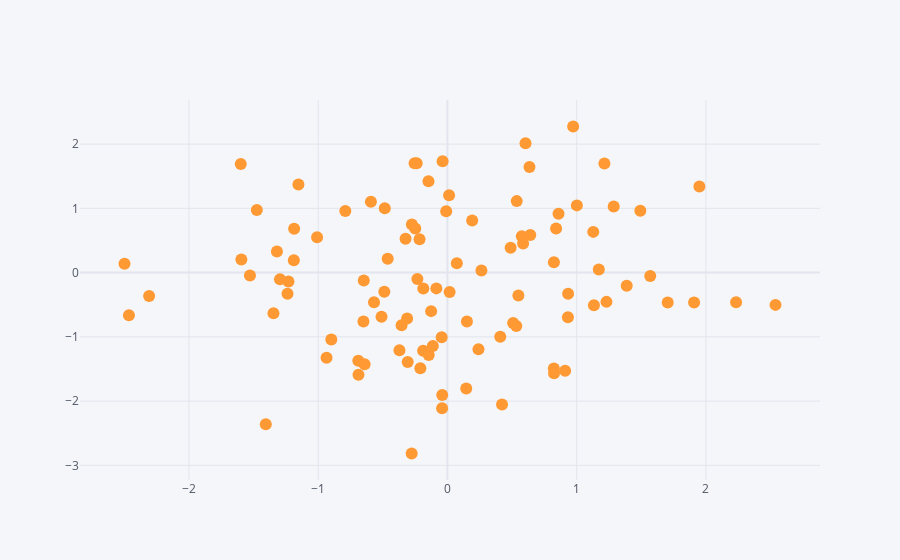

Notebook code cell kept with this figure:
### Code cell
df1.iplot(kind='scatter',x='A',y='B',mode='markers')
